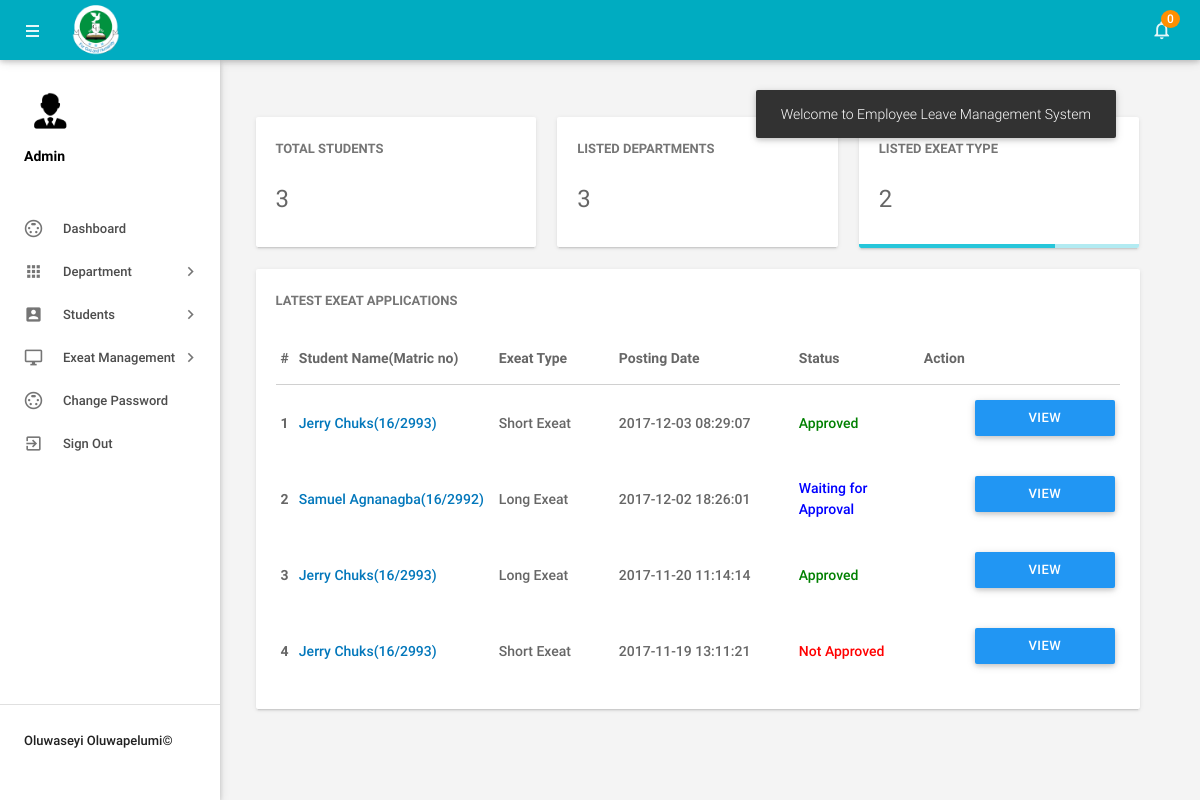
Screenshot of /admin/dashboard.php (signed in) with the database file from the repository.
### tables this page shows
CREATE TABLE IF NOT EXISTS `tblleaves` (
  `id` int(11) NOT NULL,
  `LeaveType` varchar(110) NOT NULL,
  `ToDate` varchar(120) NOT NULL,
  `FromDate` varchar(120) NOT NULL,
  `Description` mediumtext NOT NULL,
  `PostingDate` timestamp NOT NULL DEFAULT CURRENT_TIMESTAMP,
  `AdminRemark` mediumtext,
  `AdminRemarkDate` varchar(120) DEFAULT NULL,
  `Status` int(1) NOT NULL,
  `IsRead` int(1) NOT NULL,
  `empid` int(11) DEFAULT NULL
);

CREATE TABLE IF NOT EXISTS `tblemployees` (
  `id` int(11) NOT NULL,
  `EmpId` varchar(100) NOT NULL,
  `FirstName` varchar(150) NOT NULL,
  `LastName` varchar(150) NOT NULL,
  `EmailId` varchar(200) NOT NULL,
  `file_name` varchar(255) NOT NULL,
  `Password` varchar(180) NOT NULL,
  `Gender` varchar(100) NOT NULL,
  `Hostel` varchar(100) NOT NULL,
  `Dob` varchar(100) NOT NULL,
  `Department` varchar(255) NOT NULL,
  `Address` varchar(255) NOT NULL,
  `City` varchar(200) NOT NULL,
  `Country` varchar(150) NOT NULL,
  `Phonenumber` char(11) NOT NULL,
  `Status` int(1) NOT NULL,
  `RegDate` timestamp NOT NULL DEFAULT CURRENT_TIMESTAMP
);

### admin/dashboard.php (the view, shortened to what this page needs)
<?php
include('includes/config.php');
if(strlen($_SESSION['alogin'])==0)
    {
header('location:index.php');
}
else{
?>
<!DOCTYPE html>
<html lang="en">
    <head>
        <link type="text/css" rel="stylesheet" href="../assets/plugins/materialize/css/materialize.min.css"/>
        <link href="../assets/plugins/metrojs/MetroJs.min.css" rel="stylesheet">
        <link href="../assets/plugins/weather-icons-master/css/weather-icons.min.css" rel="stylesheet">
        <link href="../assets/css/alpha.min.css" rel="stylesheet" type="text/css"/>
        <link href="../assets/css/custom.css" rel="stylesheet" type="text/css"/>
    </head>
    <body>
           <?php include('includes/header.php');?>
       <?php include('includes/sidebar.php');?>
            <main class="mn-inner">
                <div class="middle-content">
                    <div class="row no-m-t no-m-b">
                    <div class="col s12 m12 l4">
                        <div class="card stats-card">
                            <div class="card-content">
                                <span class="card-title">Total Students</span>
                                <span class="stats-counter">
<?php
$sql = "SELECT id from tblemployees";
$query = $dbh -> prepare($sql);
$query->execute();
$empcount=$query->rowCount();
?>
                                    <span class="counter"><?php echo htmlentities($empcount);?></span></span>
                            </div>
                            <div id="sparkline-bar"></div>
                        </div>
                    </div>
                        <div class="col s12 m12 l4">
                        <div class="card stats-card">
                            <div class="card-content">
                                <span class="card-title">Listed Departments </span>
    <?php
$sql = "SELECT id from tbldepartments";
$query = $dbh -> prepare($sql);
$query->execute();
$dptcount=$query->rowCount();
?>
                                <span class="stats-counter"><span class="counter"><?php echo htmlentities($dptcount);?></span></span>
                            </div>
                            <div id="sparkline-line"></div>
                        </div>
                    </div>
                    <div class="col s12 m12 l4">
                        <div class="card stats-card">
                            <div class="card-content">
                                <span class="card-title">Listed Exeat Type</span>
                                    <?php
$sql = "SELECT id from  tblleavetype";
$query = $dbh -> prepare($sql);
$query->execute();
$leavtypcount=$query->rowCount();
?>
                                <span class="stats-counter"><span class="counter"><?php echo htmlentities($leavtypcount);?></span></span>
                            </div>
                            <div class="progress stats-card-progress">
                                <div class="determinate" style="width: 70%"></div>
                            </div>
                        </div>
                    </div>
                </div>
                    <div class="row no-m-t no-m-b">
                        <div class="col s12 m12 l12">
                            <div class="card invoices-card">
                                <div class="card-content">
                                    <span class="card-title">Latest Exeat Applications</span>
                             <table id="example" class="display responsive-table ">
                                    <thead>
                                        <tr>
                                            <th>#</th>
                                            <th width="200">Student Name(Matric no)</th>
                                            <th width="120">Exeat Type</th>
                                             <th width="180">Posting Date</th>
                                            <th>Status</th>
                                            <th align="center">Action</th>
                                        </tr>
                                    </thead>
                                    <tbody>
<?php $sql = "SELECT tblleaves.id as lid,tblemployees.FirstName,tblemployees.LastName,tblemployees.EmpId,tblemployees.id,tblleaves.LeaveType,tblleaves.PostingDate,tblleaves.Status from tblleaves join tblemployees on tblleaves.empid=tblemployees.id order by lid desc limit 6";
$query = $dbh -> prepare($sql);
$query->execute();
$results=$query->fetchAll(PDO::FETCH_OBJ);
$cnt=1;
if($query->rowCount() > 0)
{
foreach($results as $result)
{
      ?>
                                        <tr>
                                            <td> <b><?php echo htmlentities($cnt);?></b></td>
                                              <td><a href="view-student.php?empid=<?php echo htmlentities($result->id);?>" target="_blank"><?php echo htmlentities($result->FirstName." ".$result->LastName);?>(<?php echo htmlentities($result->EmpId);?>)</a></td>
                                            <td><?php echo htmlentities($result->LeaveType);?></td>
                                            <td><?php echo htmlentities($result->PostingDate);?></td>
                                                                       <td><?php $stats=$result->Status;
if($stats==1){
                                             ?>
                                                 <span style="color: green">Approved</span>
                                                 <?php } if($stats==2)  { ?>
                                                <span style="color: red">Not Approved</span>
                                                 <?php } if($stats==0)  { ?>
 <span style="color: blue">Waiting for Approval</span>
 <?php } ?>
                                             </td>
          <td>
           <td><a href="exeat-details.php?leaveid=<?php echo htmlentities($result->lid);?>" class="waves-effect waves-light btn blue m-b-xs"  > View Details</a></td>
                                    </tr>
                                         <?php $cnt++;} }?>
                                    </tbody>
                                </table>
                                </div>
                            </div>
                        </div>
                    </div>
                </div>
            </main>
        </div>
    </body>
</html>
<?php } ?>

### rows the page displays
tblleaves: tblemployees.FirstName+LastName "Jerry Chuks", tblemployees.EmpId "16/2993", LeaveType "Short Exeat", PostingDate "2017-12-03 08:29:07", Status "Approved"
tblleaves: tblemployees.FirstName+LastName "Samuel Agnanagba", tblemployees.EmpId "16/2992", LeaveType "Long Exeat", PostingDate "2017-12-02 18:26:01", Status "Waiting for Approval"
tblleaves: tblemployees.FirstName+LastName "Jerry Chuks", tblemployees.EmpId "16/2993", LeaveType "Long Exeat", PostingDate "2017-11-20 11:14:14", Status "Approved"
tblleaves: tblemployees.FirstName+LastName "Jerry Chuks", tblemployees.EmpId "16/2993", LeaveType "Short Exeat", PostingDate "2017-11-19 13:11:21", Status "Not Approved"

### other values shown
$unreadcount "0"
$empcount "3"
$dptcount "3"
$leavtypcount "2"
